Frame 1 (no input): blank canvas, image omitted
Frame 60 (the mouse pressed at the canvas centre just before this capture): blank canvas, image omitted
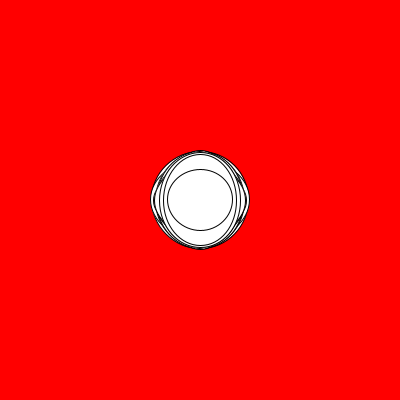
Frame 120 (the mouse held since frame 60 and released just before this capture)

The Processing sketch whose frames 1 and 60 were blank and that drew this single picture after the mouse press (run headless with seeded random() and noise(); from frame 60 on, the mouse is pressed at the canvas centre):

// Processing sketch: mousePressed
// ── mousePressed.pde
float sizeX;
float sizeY;

void setup() {
  size(400, 400);
  sizeX   = 10;
  sizeY   = 100;
  background(255, 0, 0);
}

void draw() {
  sizeX=random(50,100);
  sizeY=random(50,100);
  if (mousePressed) {
    ellipse(mouseX, mouseY, sizeX, sizeY);
  }
}
